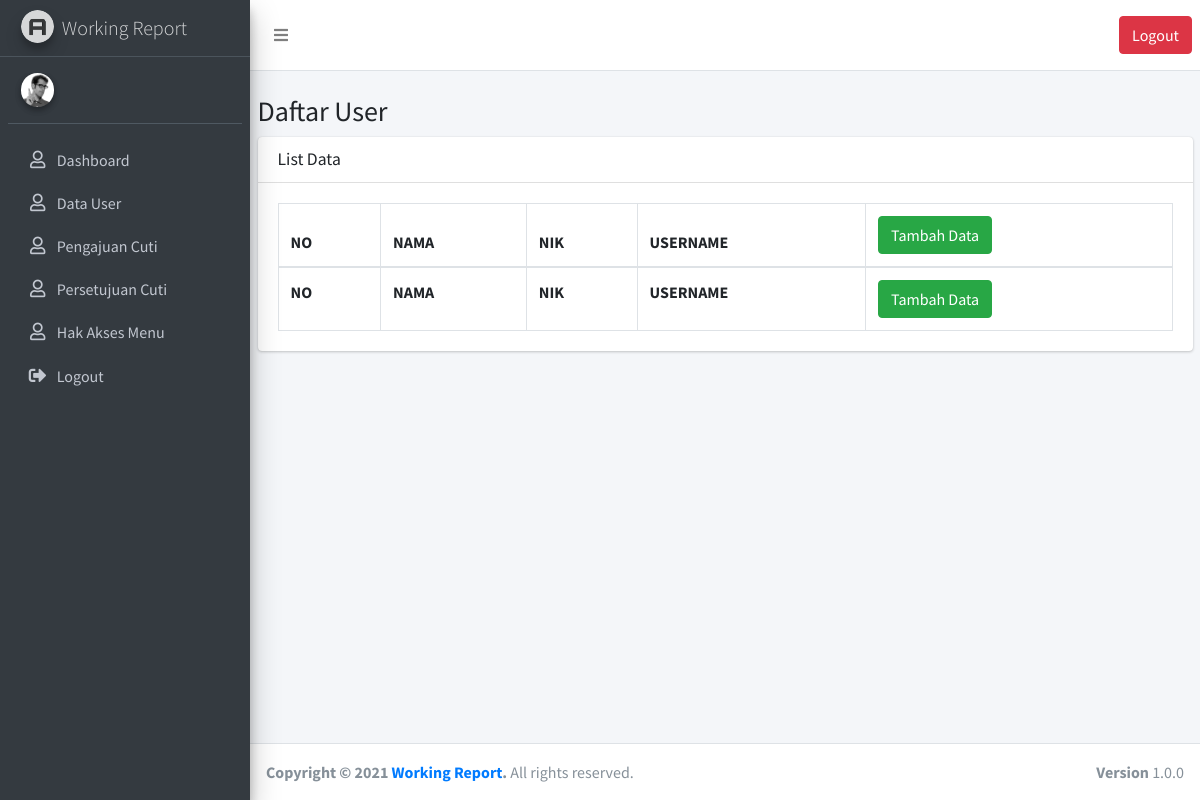
The page /index.php/user on the database as committed earlier.
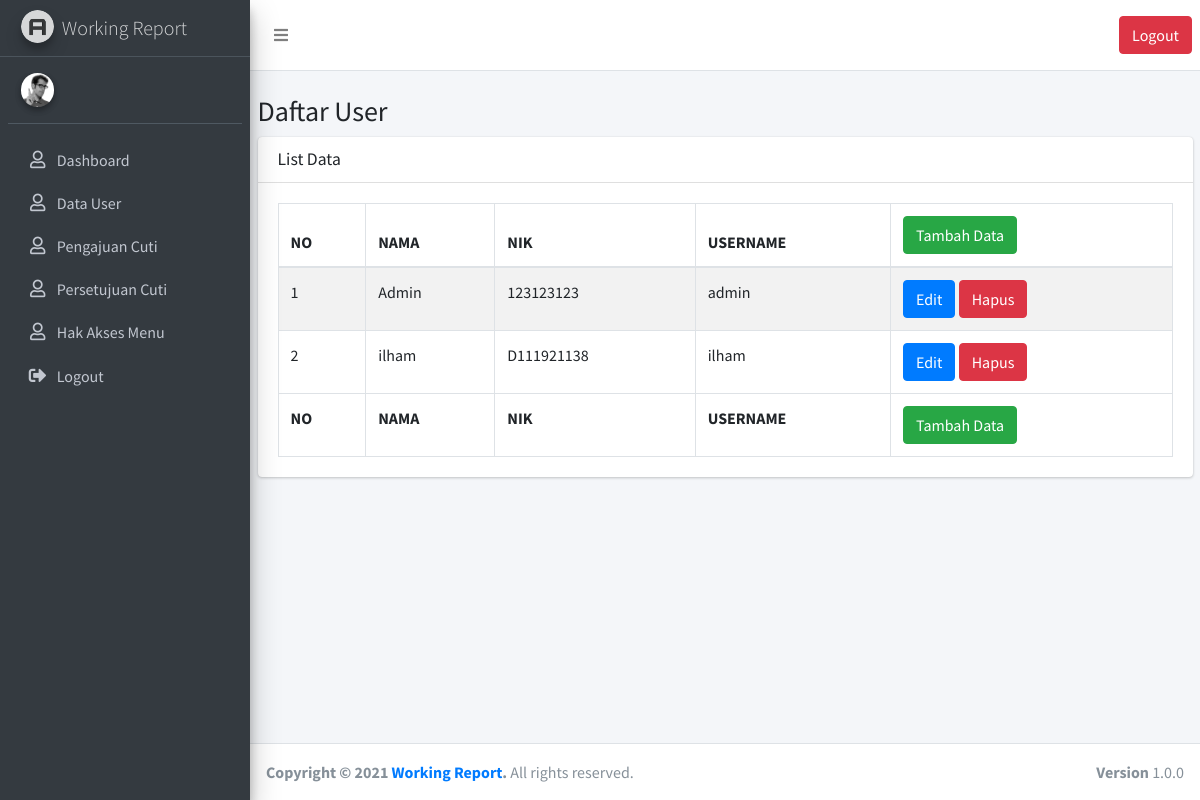
The same page on the database as committed later.
### tables this page shows
CREATE TABLE `personal_data` (
  `id` int(11) NOT NULL,
  `user_id` int(11) DEFAULT NULL,
  `nik` varchar(20) DEFAULT NULL,
  `name` varchar(50) DEFAULT NULL,
  `birth_place` varchar(50) DEFAULT NULL,
  `birth_date` datetime DEFAULT NULL,
  `address` text DEFAULT NULL,
  `married_date` datetime DEFAULT NULL
);

CREATE TABLE `users` (
  `id` int(11) NOT NULL,
  `username` varchar(50) DEFAULT NULL,
  `password` varchar(100) DEFAULT NULL,
  `role_id` int(11) DEFAULT NULL,
  `created_date` datetime DEFAULT NULL,
  `updated_date` datetime DEFAULT NULL
);

### application/controllers/User.php (called while the page is built, shortened)
<?php
class User extends CI_Controller
{
    function __construct(){
		$this->load->model('M_user');
		$this->load->library('form_validation');
	}
    public function index()
    {
		$data['listuser'] = $this->M_user->getAll();
        $data['content'] = 'user/v_user';
        $this->load->view('v_template',$data);
    }
}

### index.php (called while the page is built, shortened)
<?php
require_once BASEPATH.'core/CodeIgniter.php';

### application/models/M_user.php (called while the page is built, shortened)
<?php
	class M_user extends CI_Model {
        private $_table = 'users';
        private $_table2 = 'personal_data';
        private $_table3 = 'roles';
        public function getAll(){
            $this->db->select('users.*, b.name, b.nik');
            $this->db->from($this->_table);
            $this->db->join($this->_table2 . " b",'b.user_id = users.id');
            $this->db->join($this->_table3 . " c",'c.id = users.role_id');
            $query = $this->db->get();
            return $query;
        }
	}
?>

### application/views/user/v_user.php (the view, shortened to what this page needs)
<div class="col-sm-12">
    <div class="thumbnail">
        <div class="caption">
            <h3>
                Daftar User
            </h3>
        </div>
        <div class="card">
            <div class="card-header">
                <h3 class="card-title">List Data</h3>
            </div>
            <div class="card-body">
                <table id="example1" class="table table-bordered table-striped">
                    <thead>
                        <tr>
                            <th>NO</th>
                            <th>NAMA</th>
                            <th>NIK</th>
                            <th>USERNAME</th>
                            <th>
                                <a href="<?= base_url(); ?>user/form"class="btn btn-success">
                                    Tambah Data
                                </a>
                            </th>
                        </tr>
                    </thead>
                    <tbody>
                        <?php
                            $no = 1;
                            foreach($listuser->result() as $rowuser){
                        ?>
                            <tr>
                                <td><?=$no?></td>
                                <td><?=$rowuser->name;?></td>
                                <td><?=$rowuser->nik;?></td>
                                <td><?=$rowuser->username;?></td>
                                <td>
                                    <a href="<?= base_url(); ?>user/form/<?=$rowuser->id?>"
                                    class="btn btn-primary"
                                    >
                                        Edit
                                    </a>
                                    <a href="<?= base_url(); ?>user/delete/<?=$rowuser->id?>"
                                    class="btn btn-danger"
                                    >
                                        Hapus
                                    </a>
                                </td>
                            </tr>
                        <?php
                                $no++;
                            }
                        ?>
                    </tbody>
                    <tfoot>
                        <th>NO</th>
                        <th>NAMA</th>
                        <th>NIK</th>
                        <th>USERNAME</th>
                        <th>
                            <a href="<?= base_url(); ?>user/form"class="btn btn-success">
                                Tambah Data
                            </a>
                        </th>
                    </tfoot>
                </table>
            </div>
        </div>
    </div>
</div>

Rows that differ between the two databases and show on the page:
now on this page (row unchanged): personal_data: name "Admin", nik "123123123", user.username "admin"
added personal_data: name "ilham", nik "D111921138", user.username "ilham"
